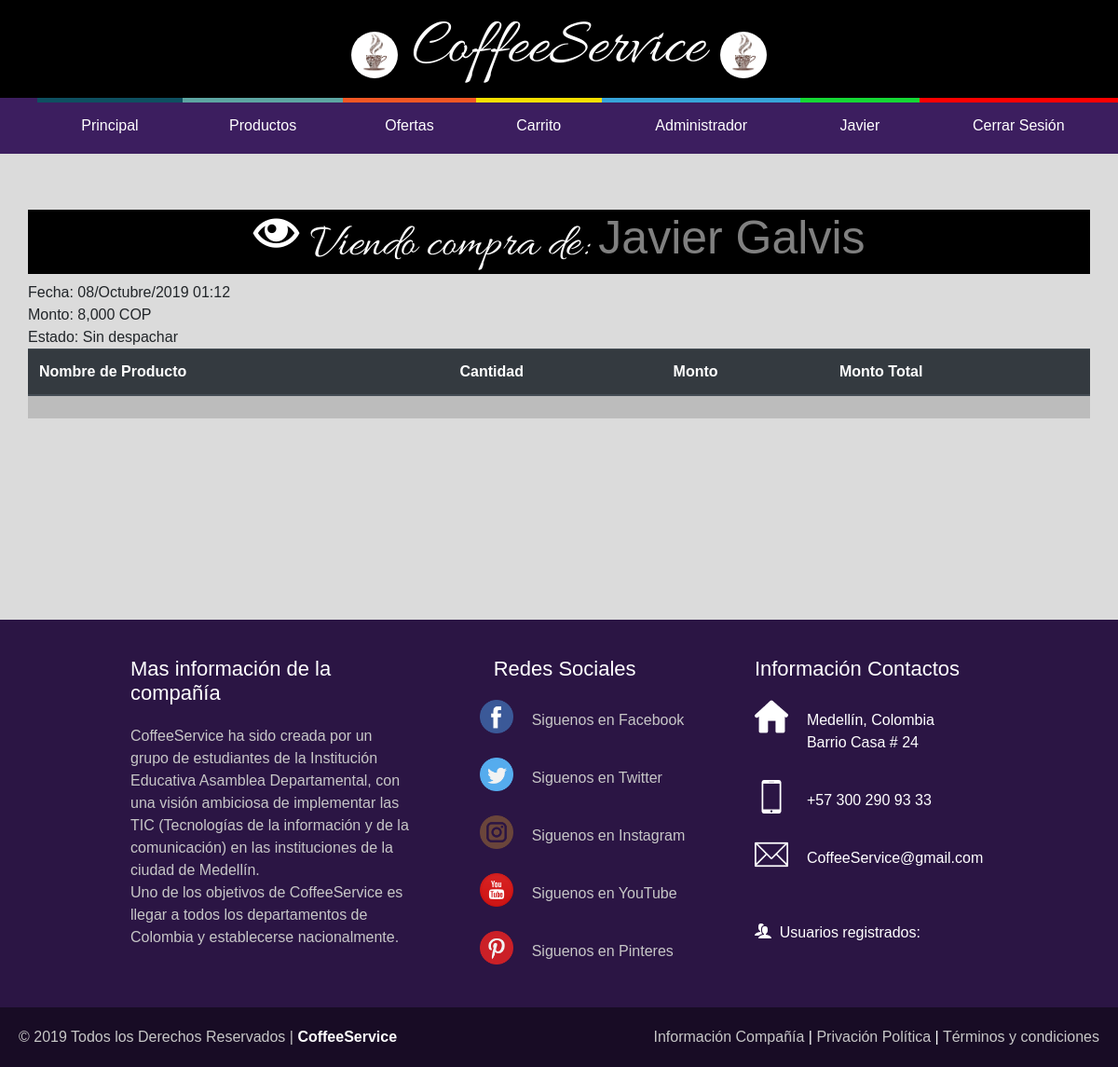
/view/index.php?p=ver-compra&id=1 (signed in), run on the app's committed database.
### tables this page shows
CREATE TABLE `cliente` (
  `idCliente` int(11) NOT NULL,
  `nameCliente` varchar(40) NOT NULL,
  `apellidoCliente` varchar(40) NOT NULL,
  `email` varchar(150) NOT NULL,
  `password` varchar(16) NOT NULL
);

CREATE TABLE `factura` (
  `idFactura` int(11) NOT NULL,
  `idCliente` int(11) NOT NULL,
  `fecha` datetime NOT NULL,
  `monto` float NOT NULL,
  `status` int(11) NOT NULL
);

### controller/functions.php (called while the page is built, shortened)
<?php
function clear($var){
    return $var;
}
    ?>
    <?php
function connect(){
    $host_mysql = "localhost";
    $user_mysql = "root";
    $pass_mysql = "";
    $db_mysql = "cfs";
    $mysqli = mysqli_connect($host_mysql,$user_mysql,$pass_mysql,$db_mysql) or die ("Error al conectar al servidor");
    return $mysqli;
}
function nameCliente($idCliente){
	$mysqli = connect();
	$q = $mysqli->query("SELECT * FROM cliente WHERE idCliente = '$idCliente'");
	$r = mysqli_fetch_array($q);
	return $r['nameCliente'];
}
function fecha($fecha){
    $e = explode("-",$fecha);
    $year = $e[0];
    $month = $e[1];
    $e2 = explode(" ",$e[2]);
    $day = $e2[0];
    $time = $e2[1];
    $e3 = explode(":", $time);
    $hour = $e3[0];
    $mins = $e3[1];
if($month == 1){
    $month = "Enero";
}else if ($month == 2){
    $month = "Febrero";
}else if ($month == 3){
    $month = "Marzo";
}else if ($month == 4){
    $month = "Abril";
}else if ($month == 5){
    $month = "Mayo";
}else if ($month == 6){
    $month = "Junio";
}else if ($month == 7){
    $month = "Julio";
}else if ($month == 8){
    $month = "Agosto";
}else if ($month == 9){
    $month = "Septiembre";
}else if ($month == 10){
    $month = "Octubre";
}else if ($month == 11){
    $month = "Noviembre";
}else if ($month == 12){
    $month = "Diciembre";
}else{
    $month = "Indefinido";
}
    return $day."/".$month."/".$year." ".$hour.":".$mins;
}
function status($idStatus){
    if($idStatus == 0){
        $status = "Sin despachar";
    }else if($idStatus == 1){
        $status = "Preparando envío";
    }else if($idStatus==2){
        $status = "Despachado";
    }else if($idStatus==3){
        $status = "Finalizado";
    }else{
        $status = "Indefinido";
    }
    return $status;
}
?>

### controller/config.php (called while the page is built, shortened)
<?php
$divisa = " COP ";
?>

### view/modules/ver-compra.php (the view, shortened to what this page needs)
<?php
$id = clear($id);
$s = $mysqli->query("SELECT * FROM factura WHERE idCliente = '$id'");
$r = mysqli_fetch_array($s);
$sc = $mysqli->query("SELECT * FROM cliente WHERE idCliente = '".$r['idCliente']."'");
$rc = mysqli_fetch_array($sc);
$nameCliente = $rc['nameCliente'];
$apellidoCliente = $rc['apellidoCliente'];
?>
<h1 class="title-ver"><i class="icon-eye"></i> Viendo compra de: <span style="color:gray;"><?=$nameCliente?> <?=$apellidoCliente?></span></h1>
Fecha: <?=fecha($r['fecha'])?><br>
Monto: <?=number_format($r['monto'])?> <?=$divisa?> <br>
Estado: <?=status($r['status'])?>
<table class="table">
  <thead class="thead-dark">
    <tr>
        <th>Nombre de Producto</th>
        <th>Cantidad</th>
        <th>Monto</th>
        <th>Monto Total</th>
    </tr>
  </thead>
  <tbody>
<tr class="table-active">
      <td><??></td>
      <td><??></td>
      <td><??></td>
      <td><??></td>
    </tr>
  </tbody>
</table>

### view/index.php (shortened to what this page needs)
<?php
include '../controller/config.php';
include '../controller/functions.php';
if(!isset($p)){
	$p = "principal";
}else{
	$p = $p;
}
?>
<!DOCTYPE html>
<html lang="en">
<head>
	<link rel="stylesheet" type="text/css" href="css/index15.css">
	<link rel="stylesheet" type="text/css" href="library/icomoon/style.css">
	<link rel="stylesheet" href="library/bootstrap/css/bootstrap.min.css" >
</head>
<body>
<div class="header">
<img class="logo" src="img/Logo CoffeeService.jpg" alt="logo">
CoffeeService
<img class="logo" src="img/Logo CoffeeService.jpg" alt="logo">
</div>
<header>
<nav>
<ul>
	<li class="t1"><a href="?p=principal"><span class="primero"><i class="icon icon-home"></i></span>Principal</a></li>
	<li class="t2"><a href="?p=productos"><span class="segundo"><i class="icon icon-price-tags"></i></span>Productos</a></li>
	<li class="t3"><a href="?p=ofertas"><span class="tercero"><i class="icon icon-price-tag"></i></span>Ofertas</a></li>
	<li class="t4"><a href="?p=carrito"><span class="cuarto"><i class="icon icon-cart"></i></span>Carrito</a></li>
	<li class="t5"><a href="?p=admin"><span class="quinto"><i class="icon icon-user-tie"></i></span>Administrador</a></li>
<?php
if(isset($_SESSION['idCliente'])){
?>
	<li class="t6"><a href="?p=perfil"><span class="sexto"><i class="icon icon-profile"></i></span><?=nameCliente($_SESSION['idCliente'])?></a></li>
	<li class="t7"><a href="?p=logout"><span class="septimo"><i class="icon icon-enter"></i></span>Cerrar Sesión</a></li>
<?php
}
?>
</ul>
</nav>
</header>
<div class="cuerpo">
<?php
if(file_exists("modules/".$p.".php")){
	include "modules/".$p.".php";
}else{
	echo "<i>No se ha encontrado el modulo <b>".$p."</b> "."<a href='./'>Regresar</a></b></i><br><br>";
}
?>
</div>
<footer>
	<div class="container-footer-all">
		 <div class="container-body">
			 <div class="column1">
					<h1>Mas informaci&oacute;n de la compa&ntilde;&iacute;a</h1>
					<p>CoffeeService ha sido creada por un grupo de estudiantes de la Instituci&oacute;n Educativa Asamblea
						Departamental, con una visión ambiciosa de implementar las TIC (Tecnolog&iacute;as de la
						informaci&oacute;n y de la comunicaci&oacute;n) en las instituciones de la ciudad de Medell&iacute;n.
						<br> Uno de los objetivos de CoffeeService es llegar a todos los departamentos de Colombia y establecerse
						nacionalmente.
					</p>
			 </div>
			<div class="column2">
				<h1>Redes Sociales</h1>
				<div class="row">
				<a href="$"><img src="img/facebook.png"></a>
				<label>Siguenos en Facebook</label>
				</div>
					<div class="row">
					<a href="$"><img src="img/twitter.png"></a>
					<label>Siguenos en Twitter</label>
					</div>
				<div class="row">
				<a href="$"><img src="img/instagram.png"></a>
				<label>Siguenos en Instagram</label>
				</div>
					<div class="row">
					<a href="$"><img src="img/youtube.png"></a>
					<label>Siguenos en YouTube</label>
					</div>
				<div class="row">
				<a href="$"><img src="img/pinterest.png"></a>
				<label>Siguenos en Pinteres</label>
				</div>
			</div>
			<div class="column3">
			<h1>Informaci&oacute;n Contactos</h1>
					<div class="row2">
					<img src="img/house.png" alt="address">
					<label>Medell&iacute;n,
							Colombia
							Barrio
							Casa # 24
							</label>
					</div>
					<div class="row2">
						<img src="img/smartphone.png" alt="phone">
						<label>+57 300 290 93 33</label>
					</div>
					<div class="row2">
						<img src="img/contact.png" alt="email">
						<label>CoffeeService@gmail.com</label>
					</div>
						<br><br>
					<p><i class="icon icon-users"></i> &nbsp;Usuarios registrados: <?php  ?></p>
			</div>
		</div>
		 </div>
		 <div class="container-footer">
				<div class="footer">
					<div class="copyright">
						&copy; 2019 Todos los Derechos Reservados | <a href="$">CoffeeService</a>
					</div>
					<div class="information"> <a href="$">Informaci&oacute;n Compa&ntilde;&iacute;a</a> |
					<a href="$">Privaci&oacute;n Pol&iacute;tica</a> | <a href="$">T&eacute;rminos y condiciones</a>
					</div>
				 </div>
			 </div>
	 </footer>
</body>
</html>

### view/css/index15.css (style rules this page uses)
* { font-family: 'Arial'; margin: 0px; }
.header { font-family: 'Allura', cursive; color: #fff; background: #000; padding: 0px; font-size: 70px; text-align: center; }
.logo { width: 50px; height: 50px; margin-top: 10px; border-radius: 100%; }
@media screen and (max-width: 1920px) { header { margin:0px; width: 100%; height: 60px; position: relative; } }
@media screen and (max-width: 1920px) { header nav { overflow: hidden; width: 100%; max-width: 1920px; margin: 0px auto; } }
@media screen and (max-width: 1920px) { nav ul { list-style:none; display:table; width:100%; background:rgb(60, 30, 95); position:relative; } }
@media screen and (max-width: 1920px) { nav > ul li { display:table-cell; } }
@media screen and (max-width: 1920px) { nav > ul li a { color:#fff; padding:20px; display:block; text-decoration:none; line-height:20px; position: relative; text-align:center; -webkit-transition: all .3s ease; -moz-transition: all .3s ease; -ms-transition: all .3s ease; -o-transition: all .3s ease; transition: all .3s ease; } }
@media screen and (max-width: 1920px) { nav > ul > li > a span { background:#174459; display:block; height:100%; width:100%; left:0; position:absolute; top:-55px; -webkit-transition: all .3s ease; -moz-transition: all .3s ease; -ms-transition: all .3s ease; -o-transition: all .3s ease; transition: all .3s ease; } }
@media screen and (max-width: 1920px) { nav > ul > li > a span .icon { display:block; line-height:60px; } }
@media screen and (max-width: 1920px) { nav ul li a .primero { background:#0e5061; } }
@media screen and (max-width: 1920px) { nav ul li a .segundo { background:#5da5a2; } }
@media screen and (max-width: 1920px) { nav ul li a .tercero { background:#f25724; } }
@media screen and (max-width: 1920px) { nav ul li a .cuarto { background:#f8df00; } }
@media screen and (max-width: 1920px) { nav ul li a .quinto { background:#37a4d9; } }
@media screen and (max-width: 1920px) { nav ul li a .sexto { background:#15d835; } }
@media screen and (max-width: 1920px) { nav ul li a .septimo { background:#ff0000; } }
.cuerpo { background: rgb(219, 219, 219); padding: 30px; min-height: 500px; }
.title-ver { margin-top: 30px; background-color:#000; color: #fff; font-family: 'Allura'; font-size: 50px; text-align: center; }
footer { max-width: 100%; background: rgb(43, 21, 68); color: white; }
.container-footer-all { width: 100%; max-width: 1000px; margin: auto; padding: 40px; }
.container-body { display: flex; justify-content: space-between; }
.column1 { max-width: 300px; }
.column1 h1 { font-size: 22px; color: white; }
.column1 p { font-size: 16px; color: #C7C7C7; margin-top: 20px; }
.column2 { max-width: 300px; }
.column2 h1 { font-size: 22px; }
.row { margin-top: 20px; display: flex; }
.row img { width: 36px; height: 36px; }
.row label { margin-top: 10px; margin-left: 20px; color: #C7C7C7; }
.column3 { max-width: 300px; margin-right: 30px; }
.column3 h1 { font-size: 22px; }
.row2 { margin-top: 20px; display: flex; }
.row2 img { width: 36px; height: 36px; }
.row2 label { margin-top: 10px; margin-left: 20px; max-width: 140px; }
.container-footer { width: 100%; background: rgb(24, 12, 37); }
.footer { max-width: 1200px; margin: auto; display: flex; justify-content: space-between; padding: 20px; }
.copyright { color: #C7C7C7; }
.copyright a { text-decoration: none; color: white; font-weight: bold; }
.information a { text-decoration: none; color: #C7C7C7; }

### view/library/icomoon/style.css (style rules this page uses)
[class^="icon-"], [class*=" icon-"] { font-family: 'icomoon' !important; speak: none; font-style: normal; font-weight: normal; font-variant: normal; text-transform: none; line-height: 1; letter-spacing: 0; -webkit-font-feature-settings: "liga"; -moz-font-feature-settings: "liga=1"; -moz-font-feature-settings: "liga"; -ms-font-feature-settings: "liga" 1; font-feature-settings: "liga"; -webkit-font-variant-ligatures: discretionary-ligatures; font-variant-ligatures: discretionary-ligatures; -webkit-font-smoothing: antialiased; -moz-osx-font-smoothing: grayscale; }
.icon-home:before { content: "\e900"; }
.icon-profile:before { content: "\e923"; }
.icon-price-tag:before { content: "\e935"; }
.icon-price-tags:before { content: "\e936"; }
.icon-cart:before { content: "\e93a"; }
.icon-users:before { content: "\e972"; }
.icon-user-tie:before { content: "\e976"; }
.icon-eye:before { content: "\e9ce"; }
.icon-enter:before { content: "\ea13"; }

### data on the page
cliente: nameCliente "Javier", apellidoCliente "Galvis"
factura: fecha "08/Octubre/2019 01:12", monto "8,000", status "Sin despachar"

### other printed values
$divisa "COP"
